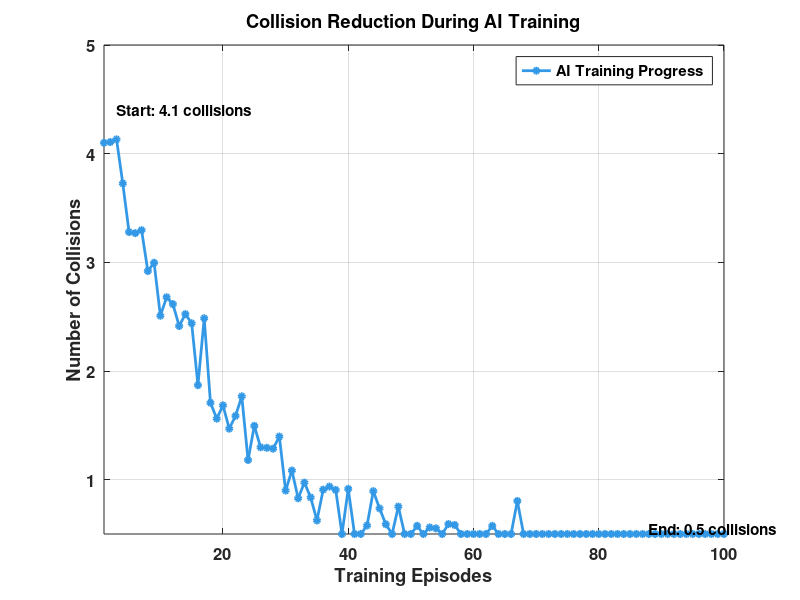

Recreate this plot in MATLAB. (Note: this script raises an error after producing the figure.)
clc; clear; close all;

% --- Setup: Sample Data (Realistic collision decay curve) ---
episodes = 1:100;
% Simulated realistic collision reduction: exponential decay with noise
collision_ai = 4.3 * exp(-0.045 * episodes) + 0.2 * randn(1, 100);
collision_ai = max(collision_ai, 0.5);  % Lower bound to simulate real floor

% Traditional vs AI LTE-A metrics (as per images)
collision_traditional = 5;
delay_traditional = 10;
sinr_traditional = 10;

collision_ai_avg = 0.5;
delay_ai = 0.8;
sinr_ai = 15;

% MIMO SINR per antenna
mimo_sinr = [15.2, 17.8, 16.5, 18.1];

% Time-series SINR data (simulated for 3 antennas)
t = 1:100;
sinr_ant1 = 10 + 5 * sin(0.1 * t);
sinr_ant2 = 12 + 4 * cos(0.1 * t);
sinr_ant3 = 11 + 3 * sin(0.1 * t + 1);

% --- Global Settings ---
set(0, 'DefaultAxesFontSize', 12);
set(0, 'DefaultAxesFontWeight', 'bold');

%% 1. AI Training Collision Trend (Line Plot with Labels)
figure;
plot(episodes, collision_ai, '-o', ...
    'LineWidth', 2, 'Color', [0.2 0.6 0.9], ...
    'MarkerSize', 4, 'MarkerFaceColor', [0.2 0.6 0.9]);
grid on;
xlabel('Training Episodes', 'FontWeight', 'bold');
ylabel('Number of Collisions', 'FontWeight', 'bold');
title('Collision Reduction During AI Training', 'FontWeight', 'bold');
xlim([1 100]);
ylim([0.5 5]);

% Annotate start and end
text(3, collision_ai(1) + 0.3, sprintf('Start: %.1f collisions', collision_ai(1)), ...
    'FontSize', 11, 'FontWeight', 'bold');
text(88, 0.55, sprintf('End: %.1f collisions', collision_ai(end)), ...
    'FontSize', 11, 'FontWeight', 'bold');
legend('AI Training Progress', 'Location', 'northeast');

%% 2. Traditional vs AI-Optimized: Grouped Bar Chart
metrics = categorical({'Collisions','Delay (ms)','Avg SINR (dB)'});
metrics = reordercats(metrics, {'Collisions','Delay (ms)','Avg SINR (dB)'});
traditional = [collision_traditional, delay_traditional, sinr_traditional];
ai = [collision_ai_avg, delay_ai, sinr_ai];

figure;
b = bar(metrics, [traditional; ai]', 'grouped');
b(1).FaceColor = [0.7 0.2 0.2]; % Traditional
b(2).FaceColor = [0.2 0.7 0.6]; % AI-Optimized
ylabel('Measured Value', 'FontWeight', 'bold');
title('Performance Comparison: Traditional vs AI-Optimized LTE-A', 'FontWeight', 'bold');
legend({'Traditional LTE-A','AI Optimized'}, 'Location','northeast');

% Add percentage improvements
improvements = round((1 - ai(1:2)./traditional(1:2)) * 100);
text(1, traditional(1) + 0.3, sprintf('%g', traditional(1)), 'HorizontalAlignment','center');
text(1, ai(1) + 0.3, sprintf('%.1f', ai(1)), 'HorizontalAlignment','center');
text(1, traditional(1) + 1.2, sprintf('-%d%%', improvements(1)), 'Color','g', 'FontWeight','bold');

text(2, traditional(2) + 0.5, sprintf('%g', traditional(2)), 'HorizontalAlignment','center');
text(2, ai(2) + 0.3, sprintf('%.1f', ai(2)), 'HorizontalAlignment','center');
text(2, traditional(2) + 1.2, sprintf('-%d%%', improvements(2)), 'Color','g', 'FontWeight','bold');

%% 3. MIMO SINR Per Antenna (Bar Chart with Labels)
figure;
bar(mimo_sinr, 'FaceColor', [0.3 0.6 0.4], 'BarWidth', 0.6);
xlabel('Antenna Index', 'FontWeight', 'bold');
ylabel('SINR (dB)', 'FontWeight', 'bold');
title('Per-Antenna Average SINR', 'FontWeight', 'bold');
ylim([0 max(mimo_sinr)*1.2]);
grid on;

% Annotate bars with SINR values
text(1:length(mimo_sinr), mimo_sinr, ...
    arrayfun(@(v) sprintf('%.1f',v), mimo_sinr, 'UniformOutput', false), ...
    'HorizontalAlignment','center','VerticalAlignment','bottom','FontSize',10);

%% 4. MIMO SINR Over Time (Line Plot for 3 Antennas)
figure; hold on;
plot(t, sinr_ant1, '-r', 'LineWidth', 2);
plot(t, sinr_ant2, '--b', 'LineWidth', 2);
plot(t, sinr_ant3, ':k', 'LineWidth', 2);
xlabel('Time (samples)', 'FontWeight', 'bold');
ylabel('SINR (dB)', 'FontWeight', 'bold');
title('MIMO SINR Performance Over Time', 'FontWeight', 'bold');
legend({'Antenna 1', 'Antenna 2', 'Antenna 3'}, 'Location', 'best');
grid on;
ylim([min([sinr_ant1 sinr_ant2 sinr_ant3])-5, max([sinr_ant1 sinr_ant2 sinr_ant3])+5]);
